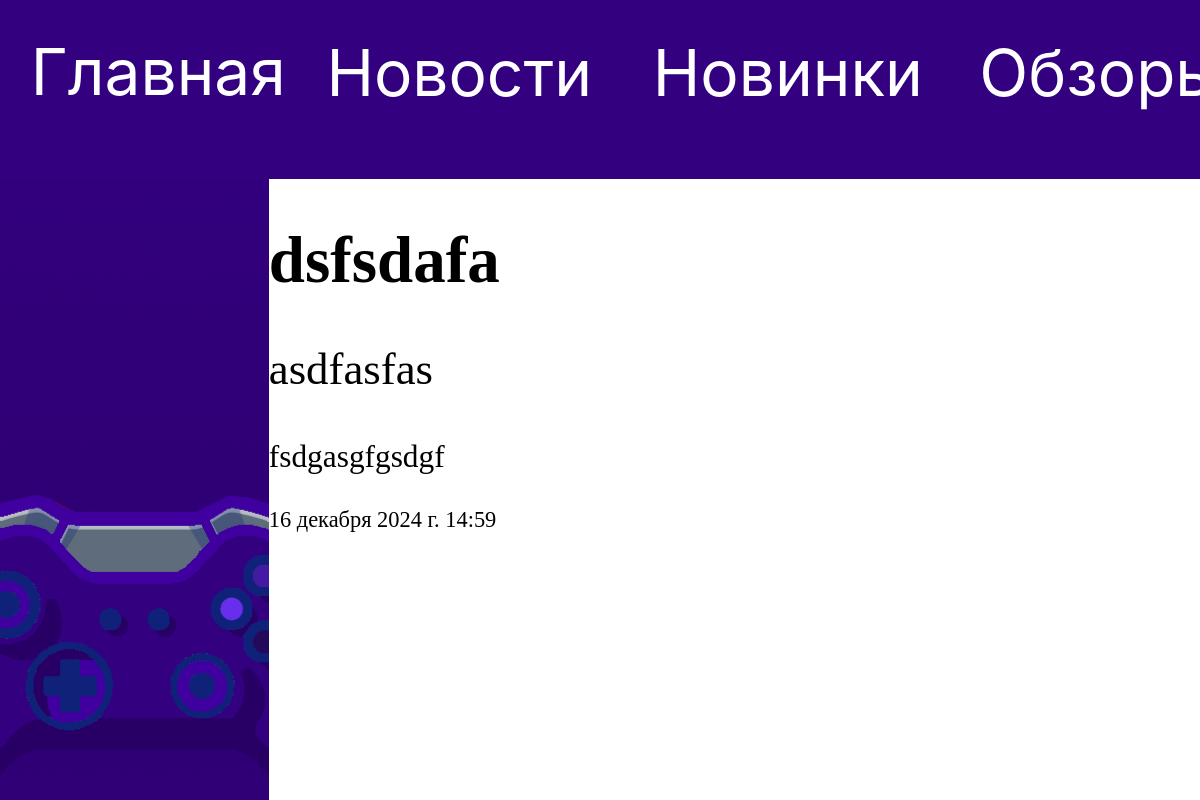
The page /News/ on the database as committed earlier.
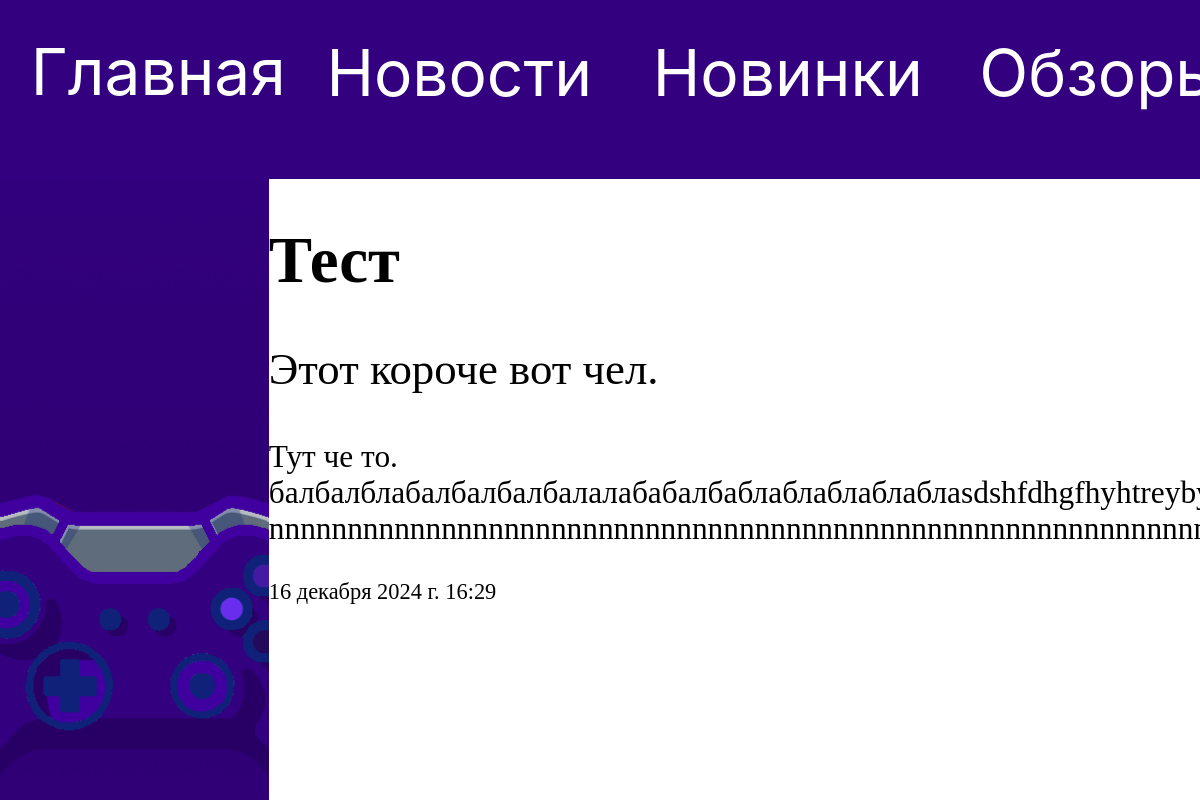
The same page on the database as committed later.
### main1/models.py (models this page shows, shortened)
class New(models.Model):
    title = models.CharField("Название", max_length=40)
    anons = models.CharField("Анонс", max_length=250)
    foto = models.ImageField("Картинка", null= True, upload_to="static/main1/imags")
    full_text  = models.TextField("Основной текст")
    date = models.DateTimeField("Дата публикайии")
    class Meta:
        verbose_name="Новость"
        verbose_name_plural="Новости"

### main1/views.py (the view)
# urls.py: path('News/', views.News ),
def News(request):
    news = New.objects.order_by("-date")[:1]
    return render(request, 'main1/News.html',{"news":news})

### main1/templates/main1/News.html (shortened to what this page needs)
{% load static %}
<!DOCTYPE html>
<html lang="ru">
  <head>
    <link rel="stylesheet" href="{% static 'main1/cssfiles/textline.css' %}">
    <link rel="stylesheet" href="{% static 'main1/cssfiles/fornew.css' %}">
  </head>
  <body>
    <div
      style="
        width: 100%;
        height: 100%;
        position: relative;
        background: rgba(74.37, 74.07, 74.07, 0.94);
      "
    >
      <div
        style="
          width: 1920px;
          height: 183px;
          left: 0px;
          top: 0px;
          position: fixed;
        "
      >
      <div
        style="
          width: 1920px;
          height: 183px;
          left: 0px;
          top: 0px;
          position: absolute;
        "
      >
        <div
          style="
            width: 1920px;
            height: 181px;
            left: 0px;
            top: 0px;
            position: absolute;
            background: #330080;
          "
        ></div>
        <div
          style="
            width: 100%;
            height: 100%;
            left: 1.6%;
            top: 1%;
            position: absolute;
            color: #020202;
            font-size: 64px;
            font-family: Inter;
            font-weight: 400;
            line-height: 140.8px;
            word-wrap: break-word;
          "
        >
          <a style="width: 100%; height: 100%; color:white;" href="/">Главная</a>
        </div>
        <div
          style="
            width: 100%;
            height: 100%;
            left: 17%;
            top: 1.6%;
            position: absolute;
            color: white;
            font-size: 64px;
            font-family: Inter;
            font-weight: 400;
            line-height: 140.8px;
            word-wrap: break-word;
          "
        >
          <a style="width: 100%;height: 100%;color:white;" href="/News/">Новости</a>
        </div>
        <div
          style="
            width: 100%;
            height: 100%;
            left: 34%;
            top: 1.6%;
            position: absolute;
            color: white;
            font-size: 64px;
            font-family: Inter;
            font-weight: 400;
            line-height: 140.8px;
            word-wrap: break-word;
          "
        >
          <a style="height: 100%;width: 100%;color:white;"  href="/News_Game/">Новинки</a>
        </div>
        <div
          style="
            width: 100%;
            height: 100%;
            left: 51%;
            top: 1.6%;
            position: absolute;
            color: white;
            font-size: 64px;
            font-family: Inter;
            font-weight: 400;
            line-height: 140.8px;
            word-wrap: break-word;
          "
        >
          <a  style="height: 100%;width: 100%;color:white;"  href="/Reviews/">Обзоры</a>
        </div>
        <form action="/Private_account">
          <button>
          </button>
        </form>
      </div>
      <div
        style="
          width: 72%;
          height: 465%;
          left: 14%;
          top: 98%;
          position: absolute;
          justify-content: center;
          align-items: center;
          display: inline-flex;
        "
      >
        <div style="width: 100%; height: 100%; background: white">
          {%for i in news %}
          <div class="osn">
            <h1 class="naz" >{{i.title}}</h1>
            <p class="anons" >{{i.anons}}</p>
            <p class="osn"   >{{i.full_text}}</p>
            <p class="date" >{{i.date}}</p>
          </div>
          {% endfor %}
        </div>
      </div>
      <img
        style="
          width: 14%;
          height: 465%;
          left: 0%;
          top: 98%;
          position: absolute;
        "
        src="{% static 'main1/imags/side.png' %}"
      />
    </div>
  </body>
</html>

Rows that differ between the two databases and show on the page:
no longer on this page (row edited): New: title "dsfsdafa", anons "asdfasfas", full_text "fsdgasgfgsdgf", date "16 декабря 2024 г. 14:59"
now on this page (row edited): New: title "Тест", anons "Этот короче вот чел.", full_text "Тут че то.…", date "16 декабря 2024 г. 16:29"
